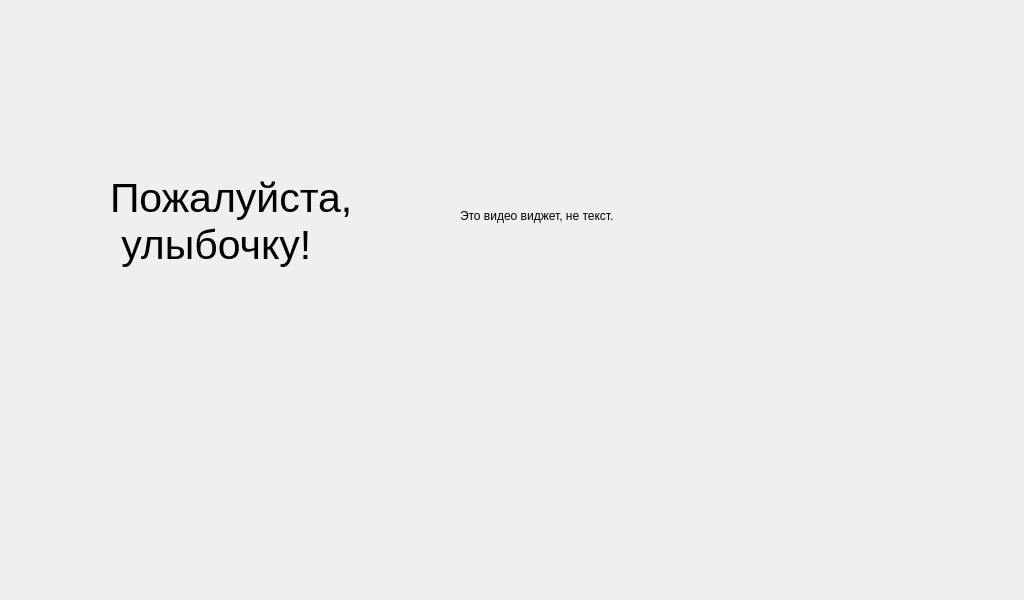
<?xml version="1.0" encoding="UTF-8"?>
<ui version="4.0">
 <class>MainWindow</class>
 <widget class="QMainWindow" name="MainWindow">
  <property name="geometry">
   <rect>
    <x>0</x>
    <y>0</y>
    <width>1024</width>
    <height>600</height>
   </rect>
  </property>
  <property name="minimumSize">
   <size>
    <width>1024</width>
    <height>600</height>
   </size>
  </property>
  <property name="maximumSize">
   <size>
    <width>1024</width>
    <height>600</height>
   </size>
  </property>
  <property name="baseSize">
   <size>
    <width>1024</width>
    <height>600</height>
   </size>
  </property>
  <property name="windowTitle">
   <string>Проверка билета</string>
  </property>
  <property name="windowIcon">
   <iconset resource="Ticket.qrc">
    <normaloff>:/icons/Media/ticket.png</normaloff>:/icons/Media/ticket.png</iconset>
  </property>
  <widget class="QWidget" name="centralwidget">
   <widget class="QLabel" name="label_t">
    <property name="geometry">
     <rect>
      <x>110</x>
      <y>110</y>
      <width>261</width>
      <height>221</height>
     </rect>
    </property>
    <property name="font">
     <font>
      <pointsize>31</pointsize>
     </font>
    </property>
    <property name="text">
     <string>Пожалуйста,
 улыбочку!</string>
    </property>
   </widget>
   <widget class="QLabel" name="video_label">
    <property name="geometry">
     <rect>
      <x>460</x>
      <y>40</y>
      <width>511</width>
      <height>351</height>
     </rect>
    </property>
    <property name="text">
     <string>Это видео виджет, не текст. </string>
    </property>
   </widget>
  </widget>
 </widget>
 <resources>
  <include location="Ticket.qrc"/>
 </resources>
 <connections/>
</ui>
